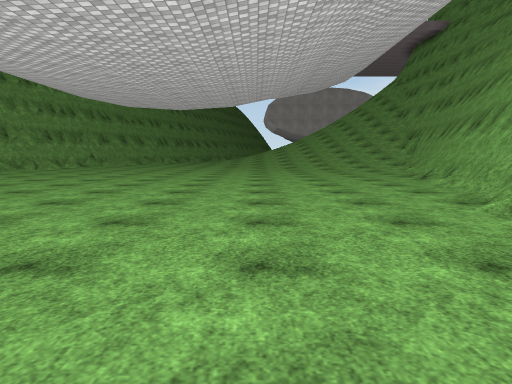
view 1 (above)

20 first-person views from a walk through a scene from a Unity 3-D project. The camera is 1.2 m above the floor, tilts 6° down and sees 70° across. The floor is counted in squares, 2 m on a side. Each view is taken from the middle of a square. On the plan, view 1 faces up. The plan holds only what a view shows up to about 10 squares ahead; the rest is blank. The place goes on beyond the plan. Surface patterns are stand-ins for the level's own textures.

view 2
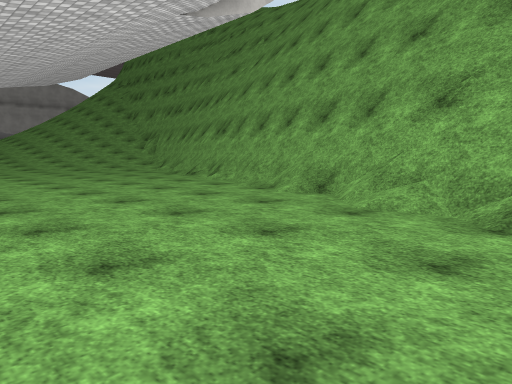

view 3
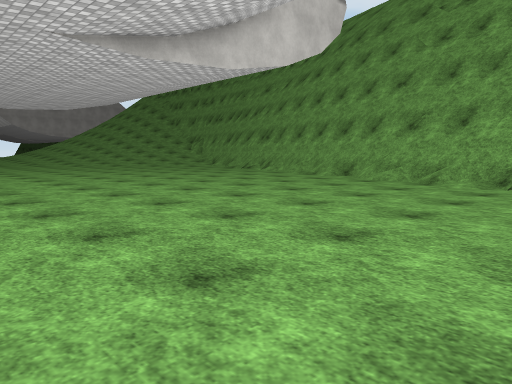

view 4
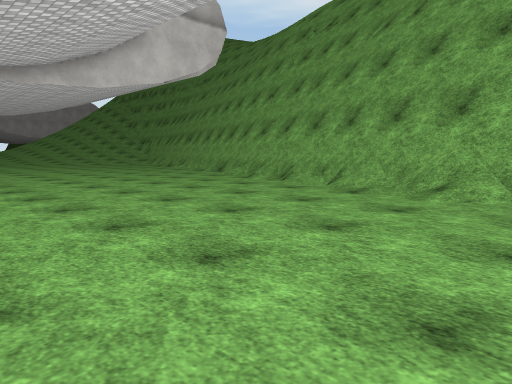

view 5
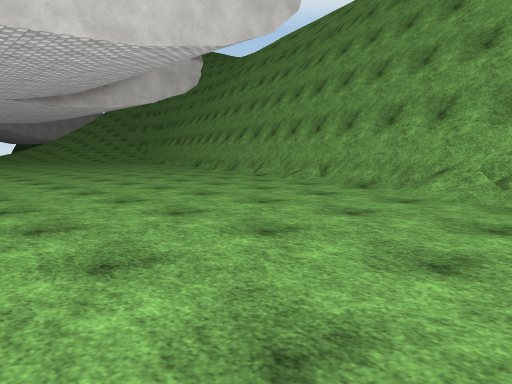

view 6
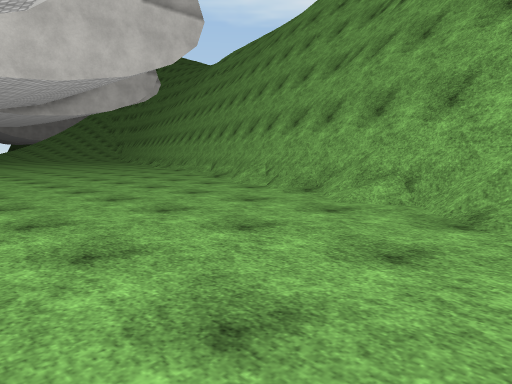

view 7
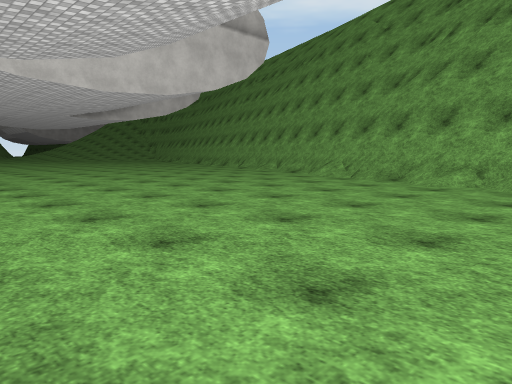

view 8
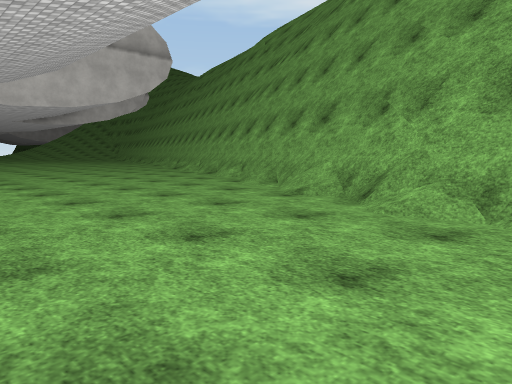

view 9
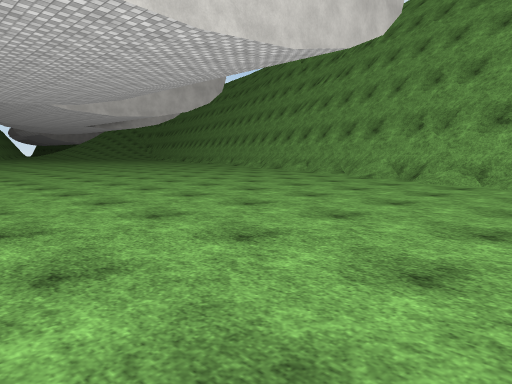

view 10
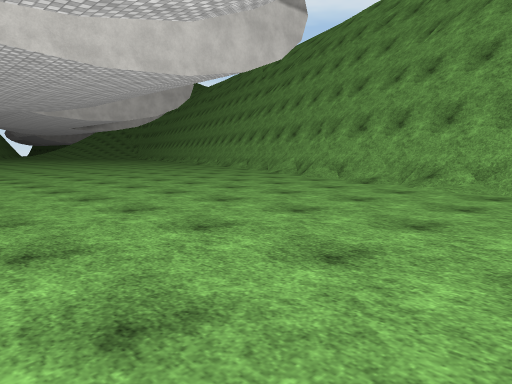

view 11
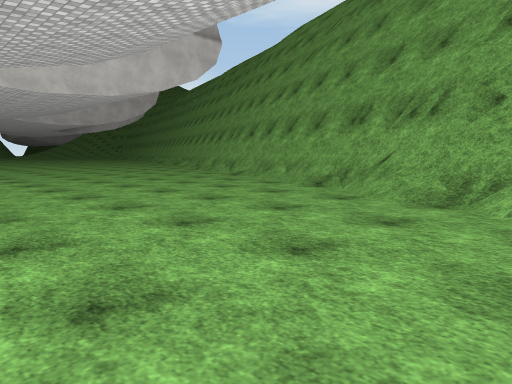

view 12
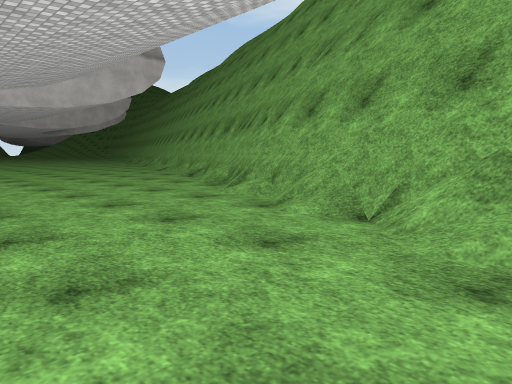

view 13
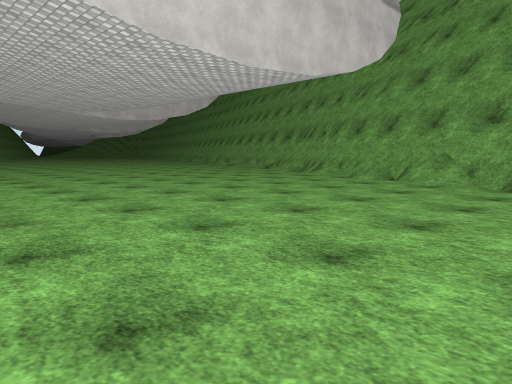

view 14
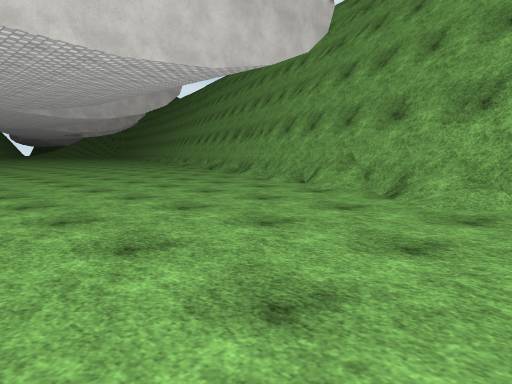

view 15
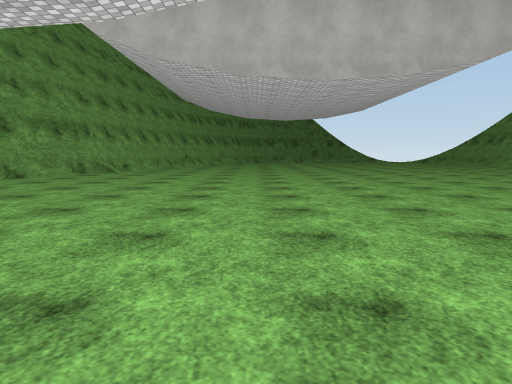

view 16
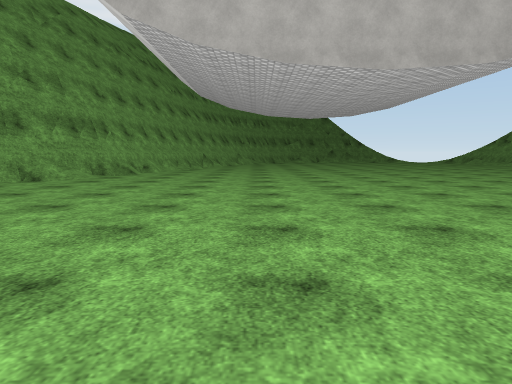

view 17
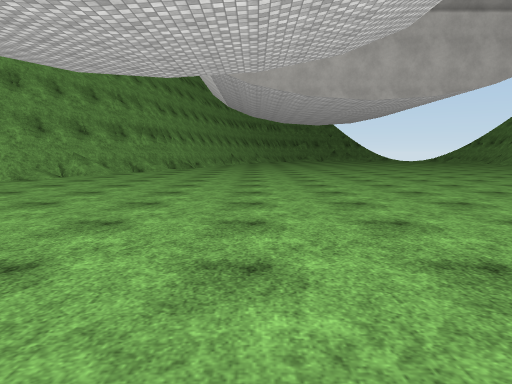

view 18
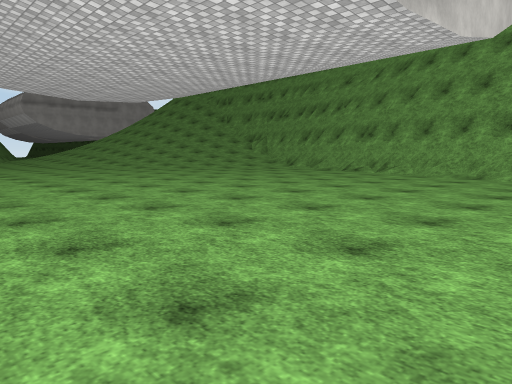

view 19
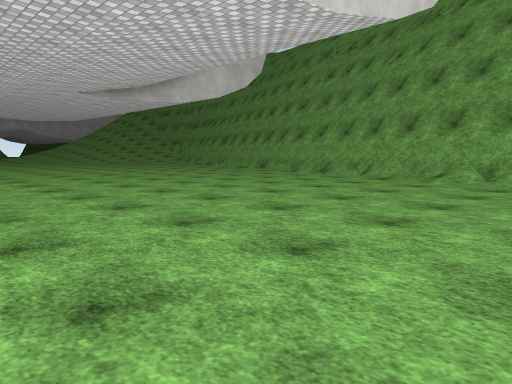

view 20
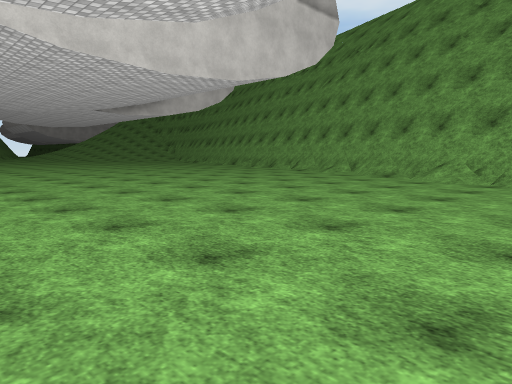

### Floor plan
Points are (right, up) in squares from view 1. A wall is a line through its corners. A room is listed if a view was taken in it or the views show most of it. See-through windows are left out.
Room 1 (views 1, 2, 3, 4, 5, 6, 7, 8, 9, 10, 11, 12, 13, 14, 15, 16, 17, 18, 19, 20)
walls: (-2.4, -11.6) (-1.6, -9.2); (-2.5, -13) (-1.4, -9.7); (-3.9, -16.1) (1.4, -2.1); (-4.5, -16.9) (-4, -15.7); (-4.5, -17.6) (-4.1, -16.7); (-1.4, -9.6) (-0.7, -7.7); (-5.3, -18.8) (-5, -17.7); (-5.8, -19.4) (-5.1, -17.6); (-1.1, -7.9) (-0.8, -7.4); (-1, -7.8) (-0.5, -6.6); (-5.1, -19.3) (-4.9, -18.8); (-5.5, -19.7) (-3.1, -13.3); (-0.4, -6.7) (0.4, -4.4); (-5.4, -21.1) (-5.2, -20.4); (-6.2, -22.1) (-5.5, -20.3); (-5.4, -21.9) (-4.4, -19); (0.2, -4.4) (0.4, -4); (-7.2, -23.1) (-7, -22.7); (0.4, -4.2) (4, 6.8); (-6.5, -23) (-6.2, -22.2); (1, -4.3) (1.3, -3.2); (-6.9, -24.4) (-6.5, -23.6); (-7.1, -24.5) (-6.6, -23.4); (-7.4, -24.8) (-6.2, -21.5); (-7.2, -25) (-7, -24.6); (1.6, -1.7) (2, -0.7); (1.4, -1.4) (2.3, 0.9); (-8, -26.3) (-7.2, -24.7); (-7.9, -26.5) (-7.6, -25.8); (2.1, -0.6) (2.2, 0); (-8.6, -26.9) (-8.1, -25.5); (2.1, -0.2) (2.5, 0.8); (-8.9, -27.6) (-8.7, -27.1); (2.8, 1.7) (4.3, 5.5); (2.7, 2) (2.9, 2.7); (-8.9, -29.4) (-8.3, -27.7); (-9.6, -30) (-9.4, -29.5); (-9.9, -30.4) (-9.6, -29.7); (-9.5, -30.8) (-9, -29.7); (3.7, 5.2) (3.8, 5.7); (3.9, 5.4) (5, 8.1); (-10.4, -32.6) (-7.9, -26); (-10.7, -32.6) (-10.3, -31.3); (3.8, 5.8) (4.4, 8); (-10.6, -33.2) (-10.4, -32.8); (-11.2, -33.2) (-10.4, -31.5); (4.6, 6.2) (4.8, 6.8); (4, 6.9) (4.3, 7.5); (-11.6, -34) (-11.3, -33.3); (4.2, 7.2) (5.1, 10.1); (-11.8, -34.1) (-10.8, -32); (4.5, 8.1) (4.9, 9.5); (4.7, 8.1) (4.9, 8.7); (5.1, 8.3) (5.4, 9.4)
low walls: (-3.5, -13.7) (-3.3, -13); (-3.9, -14.9) (-3.6, -14.5); (-2.7, -11) (-2.5, -10.5); (-2.5, -12) (-2.4, -11.3); (-2.9, -13.7) (-2.8, -13.2); (-2.1, -9.9) (-1.9, -9.5); (-1.9, -10.2) (-1.7, -9.5); (-5, -17.9) (-4.8, -17.1); (-6, -20.2) (-5.7, -19.7); (-6, -21) (-5.8, -20.3); (-6.7, -22.1) (-6.3, -21.5); (0.3, -4.8) (0.4, -4.1); (0.2, -4.6) (0.3, -3.9); (1.2, -1.6) (1.3, -0.9); (-8.6, -26.4) (-8.4, -25.9); (-8.8, -27.2) (-8.7, -26.4); (-9.2, -27.9) (-8.9, -27.2); (-9.2, -27.9) (-8.9, -27.2); (-9.3, -28.7) (-8.9, -27.8); (-10, -29.9) (-9.8, -29.4); (-10, -30.1) (-9.8, -29.5); (2.8, 3.4) (2.9, 4.2); (3, 3.4) (3.1, 4); (-10.9, -31.8) (-10.6, -31.5); (-10.8, -32.3) (-10.7, -31.9); (3.9, 6.4) (4, 7.3); (-12.5, -33.6) (-12.2, -33.2); (-12.1, -34) (-11.8, -33.6); (4.2, 7.9) (4.2, 8.8)

Where each view was taken, in squares from view 1:
view 1: 0 up, 0 right, facing up
view 2: 0 up, 2 left, facing up-right
view 3: 2 down, 6 left, facing up-right
view 4: 6 down, 5 left, facing up-right
view 5: 10 down, 7 left, facing up-right
view 6: 14 down, 7 left, facing up-right
view 7: 14 down, 10 left, facing up-right
view 8: 19 down, 9 left, facing up-right
view 9: 20 down, 13 left, facing up-right
view 10: 23 down, 13 left, facing up-right
view 11: 27 down, 13 left, facing up-right
view 12: 31 down, 13 left, facing up-right
view 13: 33 down, 18 left, facing up-right
view 14: 34 down, 16 left, facing up-right
view 15: 23 down, 17 left, facing down
view 16: 24 down, 16 left, facing down
view 17: 20 down, 15 left, facing down
view 18: 2 up, 7 left, facing up-right
view 19: 7 down, 8 left, facing up-right
view 20: 11 down, 10 left, facing up-right
